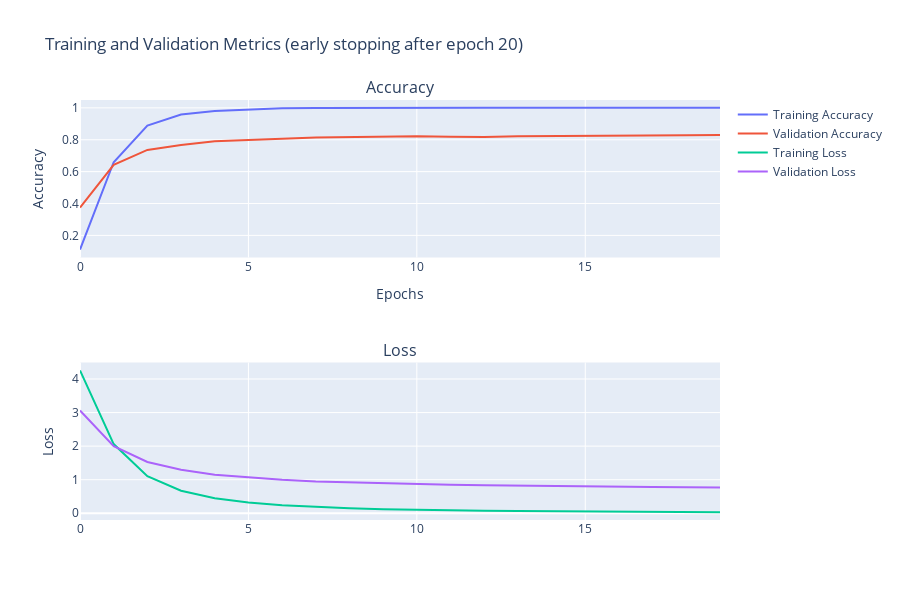

Source (notebook cell):
### Code cell
# TODO: Plot the loss and accuracy values achieved during training for the training and validation set.

training_accuracy   = history.history['accuracy']
validation_accuracy = history.history['val_accuracy']
training_loss       = history.history['loss']
validation_loss     = history.history['val_loss']

epochs_range = range(len(training_accuracy))

fig = sp.make_subplots(rows=2, cols=1, subplot_titles=("Accuracy", "Loss"))

fig.add_trace(go.Scatter(x=list(epochs_range), y=training_accuracy, mode='lines', name='Training Accuracy'), row=1, col=1)
fig.add_trace(go.Scatter(x=list(epochs_range), y=validation_accuracy, mode='lines', name='Validation Accuracy'), row=1, col=1)

fig.add_trace(go.Scatter(x=list(epochs_range), y=training_loss, mode='lines', name='Training Loss'), row=2, col=1)
fig.add_trace(go.Scatter(x=list(epochs_range), y=validation_loss, mode='lines', name='Validation Loss'), row=2, col=1)

fig.update_layout(
    title=f"Training and Validation Metrics (early stopping after epoch {len(training_accuracy)})",
    xaxis_title='Epochs',
    height=600,
    showlegend=True,
)

fig.update_yaxes(title_text="Accuracy", row=1, col=1)
fig.update_yaxes(title_text="Loss", row=2, col=1)

fig.show()

### Figure 1 — Plotly figure (JSON) as saved in the notebook; plotly's stock layout.template omitted (floating-point values rounded to 4 significant figures)
{"data": [{"mode": "lines", "name": "Training Accuracy", "type": "scatter", "x": [0, 1, 2, 3, 4, 5, 6, 7, 8, 9, 10, 11, 12, 13, 14, 15, 16, 17, 18, 19], "xaxis": "x", "y": [0.1108, 0.6588, 0.8892, 0.9578, 0.9804, 0.9902, 0.9971, 0.999, 1, 1, 1, 1, 1, 1, 1, 1, 1, 1, 1, 1], "yaxis": "y"}, {"mode": "lines", "name": "Validation Accuracy", "type": "scatter", "x": [0, 1, 2, 3, 4, 5, 6, 7, 8, 9, 10, 11, 12, 13, 14, 15, 16, 17, 18, 19], "xaxis": "x", "y": [0.3745, 0.6422, 0.7363, 0.7667, 0.7902, 0.8, 0.8059, 0.8147, 0.8167, 0.8216, 0.8225, 0.8186, 0.8176, 0.8216, 0.8235, 0.8265, 0.8265, 0.8275, 0.8284, 0.8294], "yaxis": "y"}, {"mode": "lines", "name": "Training Loss", "type": "scatter", "x": [0, 1, 2, 3, 4, 5, 6, 7, 8, 9, 10, 11, 12, 13, 14, 15, 16, 17, 18, 19], "xaxis": "x2", "y": [4.257, 2.062, 1.106, 0.6714, 0.4469, 0.3205, 0.2399, 0.1857, 0.148, 0.1211, 0.1007, 0.08657, 0.07383, 0.06488, 0.0572, 0.05079, 0.04574, 0.04122, 0.03746, 0.03442], "yaxis": "y2"}, {"mode": "lines", "name": "Validation Loss", "type": "scatter", "x": [0, 1, 2, 3, 4, 5, 6, 7, 8, 9, 10, 11, 12, 13, 14, 15, 16, 17, 18, 19], "xaxis": "x2", "y": [3.063, 2.002, 1.529, 1.296, 1.15, 1.066, 0.9961, 0.949, 0.9195, 0.8892, 0.8655, 0.8513, 0.832, 0.8181, 0.8084, 0.7974, 0.7882, 0.7796, 0.7725, 0.7644], "yaxis": "y2"}], "layout": {"annotations": [{"font": {"size": 16}, "showarrow": false, "text": "Accuracy", "x": 0.5, "xanchor": "center", "xref": "paper", "y": 1, "yanchor": "bottom", "yref": "paper"}, {"font": {"size": 16}, "showarrow": false, "text": "Loss", "x": 0.5, "xanchor": "center", "xref": "paper", "y": 0.375, "yanchor": "bottom", "yref": "paper"}], "height": 600, "showlegend": true, "title": {"text": "Training and Validation Metrics (early stopping after epoch 20)"}, "xaxis": {"anchor": "y", "domain": [0, 1], "title": {"text": "Epochs"}}, "xaxis2": {"anchor": "y2", "domain": [0, 1]}, "yaxis": {"anchor": "x", "domain": [0.625, 1], "title": {"text": "Accuracy"}}, "yaxis2": {"anchor": "x2", "domain": [0, 0.375], "title": {"text": "Loss"}}}}
